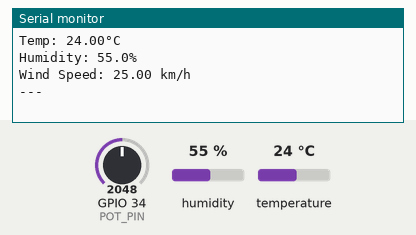
The sketch below on a simulated ESP32. Shown: the last lines printed to the serial monitor. Inputs (shaded band) come from the test bench; at power-on: humidity 55 %, GPIO 34 (POT_PIN) = 2048, temperature 24 °C.

Above: at 3.2 s.
3.3 s: humidity set to 22 %
At 4.4 s:
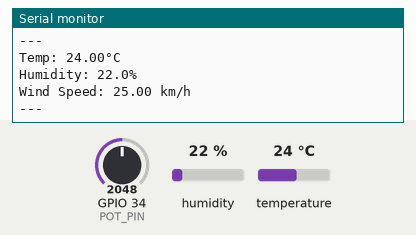
6.0 s: GPIO 34 (POT_PIN) set to 2866
At 6.3 s:
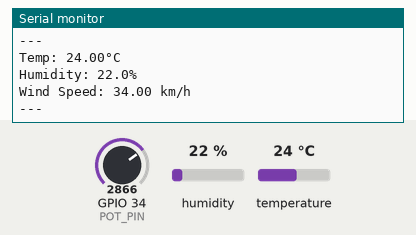
8.7 s: temperature set to 12 °C
11.4 s: GPIO 34 (POT_PIN) set to 3603
At 13.3 s:
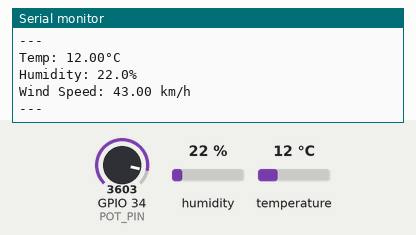
14.1 s: humidity set to 40 %
At 17.1 s:
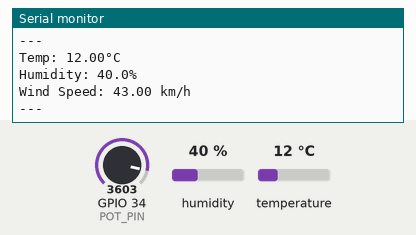
Timing chart, 0 to 17.8 s (numbered marks = the images above; inputs shaded):
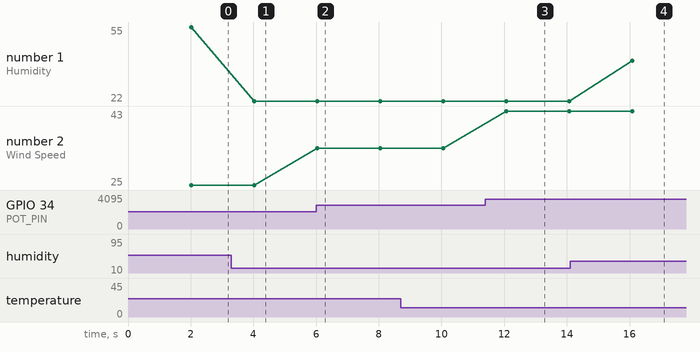

The sketch:

Detector.ino
```cpp
#include "DHTesp.h"

const int DHT_PIN = 14;  // DHT22 sensor connected to GPIO 14
const int POT_PIN = 34;   // Potentiometer connected to GPIO 34 (ADC pin)

DHTesp dhtSensor;

void setup() {
  Serial.begin(115200);
  dhtSensor.setup(DHT_PIN, DHTesp::DHT22);  // Initialize the DHT22 sensor
  pinMode(POT_PIN, INPUT);  // Set potentiometer pin as input
  delay(2000);  // Give time for the sensor to stabilize
}

void loop() {
  // Get temperature and humidity values from DHT22
  TempAndHumidity data = dhtSensor.getTempAndHumidity();

  // Check if data is valid
  if (isnan(data.temperature) || isnan(data.humidity)) {
    Serial.println("Failed to read from DHT sensor! Please check wiring or sensor.");
  } else {
    // Print valid temperature and humidity values
    Serial.println("Temp: " + String(data.temperature, 2) + "°C");
    Serial.println("Humidity: " + String(data.humidity, 1) + "%");
  }

  // Read the potentiometer value (0 to 4095 for ESP32)
  int potValue = analogRead(POT_PIN);

  // Map the potentiometer value to a wind speed (0 to 50 km/h in this example)
  float windSpeed = map(potValue, 0, 4095, 0, 50); // Max wind speed of 50 km/h

  // Print wind speed
  Serial.println("Wind Speed: " + String(windSpeed) + " km/h");

  Serial.println("---");
  delay(2000);  // Wait for 2 seconds before the next reading
}
```

Measured:
- after the input at 3.3 s, the serial monitor: prints a new line after 0.72 s (image 1)
- after the input at 6.0 s, the serial monitor: prints a new line at once (image 2)
- after the input at 11.4 s, the serial monitor: prints a new line after 0.66 s (image 3)
- after the input at 14.1 s, the serial monitor: prints a new line after 2.0 s (image 4)
- plotted number 1: 55 → 22 after the input at 3.3 s, 22 → 40 after the input at 14.1 s
- plotted number 2: 25 → 34 after the input at 6.0 s, 34 → 43 after the input at 11.4 s
